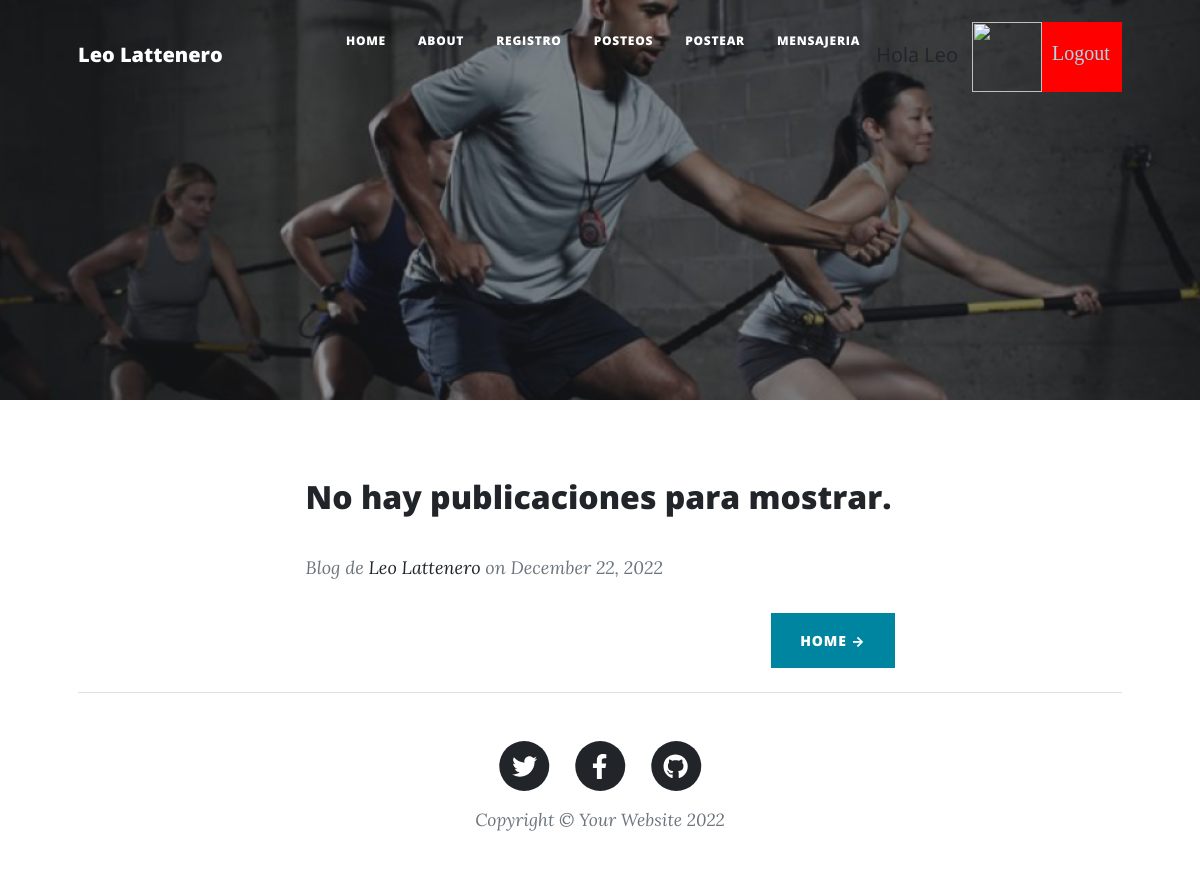
Page /posteos (signed in) on the earlier database version.
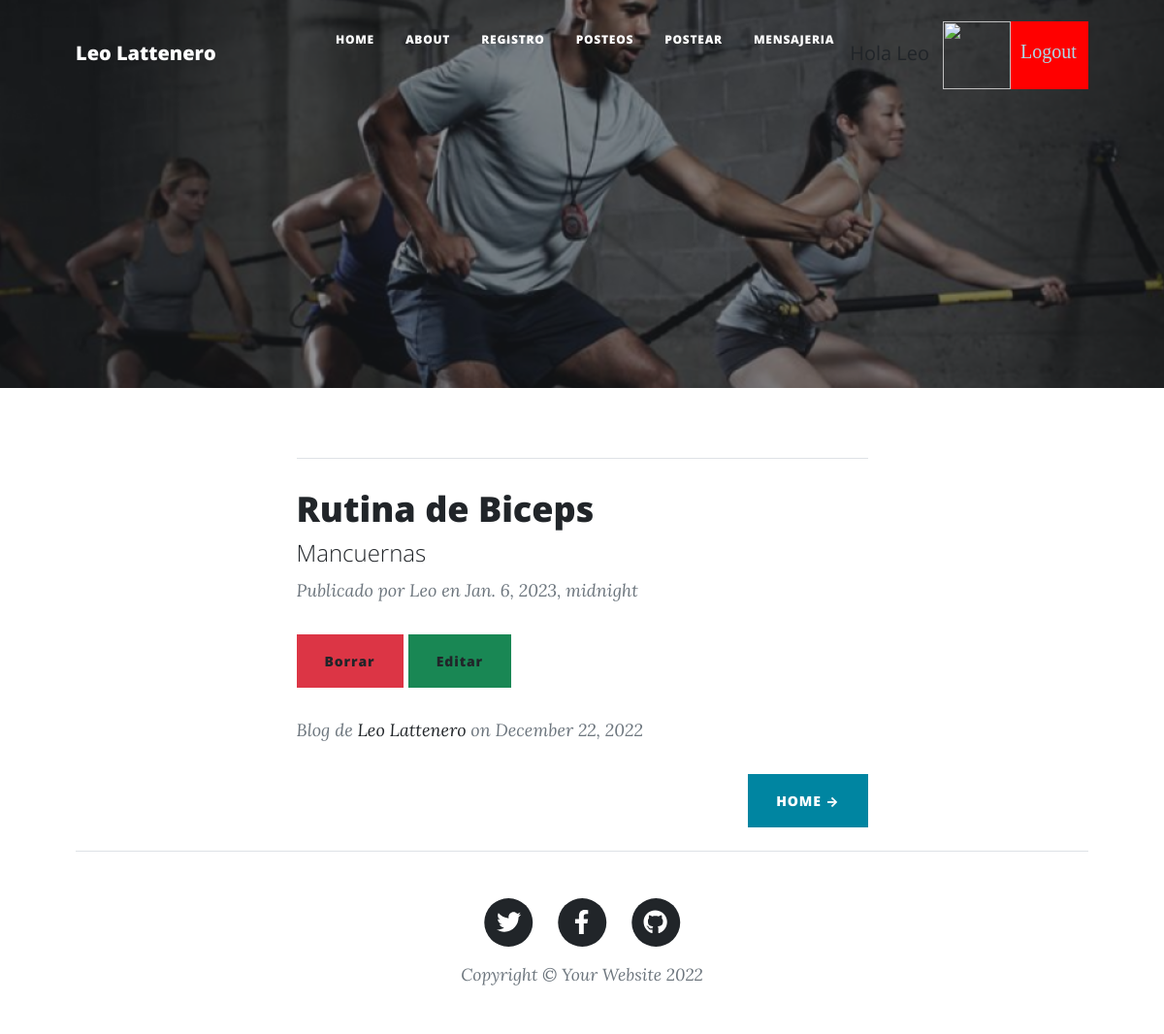
Same page on the later database version.
### AppRutinas/models.py (models this page shows, shortened)
class Posteo(models.Model):
    titulo = models.CharField(max_length=255)
    subtitulo = models.CharField(max_length=255)
    imagen = models.ImageField(upload_to='media', blank=True)
    cuerpo = RichTextUploadingField() # CKEditor Rich Text Field
    autor = models.CharField(max_length=255)
    fecha = models.DateTimeField(default='2020-11-1')

### AppRutinas/views.py (the view)
# urls.py: path("posteos", posteos, name= "posteos"),
@login_required
def posteos(request):
    posteos = Posteo.objects.all().order_by('-id') # Consulta por id, de mayor a menor (ORDER BY id DESC en SQL)
    return render(request, "posteos.html", {"posteos": posteos, "imagen": obtenerAvatar(request)})

### AppLogin/views.py (called while the page is built)
def obtenerAvatar(request):
    if request.user.is_authenticated:
        lista=Avatar.objects.filter(user=request.user)
        if len(lista)!=0:
            imagen=lista[0].imagen.url
        else:
            imagen="/media/avatares/avatarpordefecto.jpg"
        return imagen

### AppRutinas/templates/posteos.html (shortened to what this page needs)
{% extends "indexR.html" %}
{% load static %}
{% block contenido_que_cambia %}
    {% if posteos %}
        <div class="container px-4 px-lg-5">
            <div class="row gx-4 gx-lg-5 justify-content-center">
                <div class="col-md-10 col-lg-8 col-xl-7">
                    {% for post in posteos %}
                        <hr class="my-4" />
                        <div class="post-preview">
                            <a href="{% url 'post' post.id %}">
                                <h2 class="post-title">{{ post.titulo }}</h2>
                                <h4 class="post-subtitle">{{ post.subtitulo }}</h3>
                            </a>
                            <p class="post-meta">
                                Publicado por {{ post.autor }}
                                en {{ post.fecha }}
                            </p>
                            <a class="btn btn-danger" href="{% url 'eliminarPost' post.id %}">Borrar</a>
                            <a class="btn btn-success" href="{% url 'editarPosteos' post.id %}">Editar</a>
                        </div>
                    {% endfor %}
                </div>
            </div>
        </div>
    {% else %}
    <div class="container px-4 px-lg-5">
        <div class="row gx-4 gx-lg-5 justify-content-center">
            <div class="col-md-10 col-lg-8 col-xl-7">
                <br>
                <h2> No hay publicaciones para mostrar. </h2>
            </div>
        </div>
    </div>
    {% endif %}
{% endblock %}

Differences in the rows shown:
added Posteo: titulo "Rutina de Biceps", subtitulo "Mancuernas", autor "Leo", fecha "Jan. 6, 2023, midnight"
Other differences:
text no longer shown: "No hay publicaciones para mostrar."
